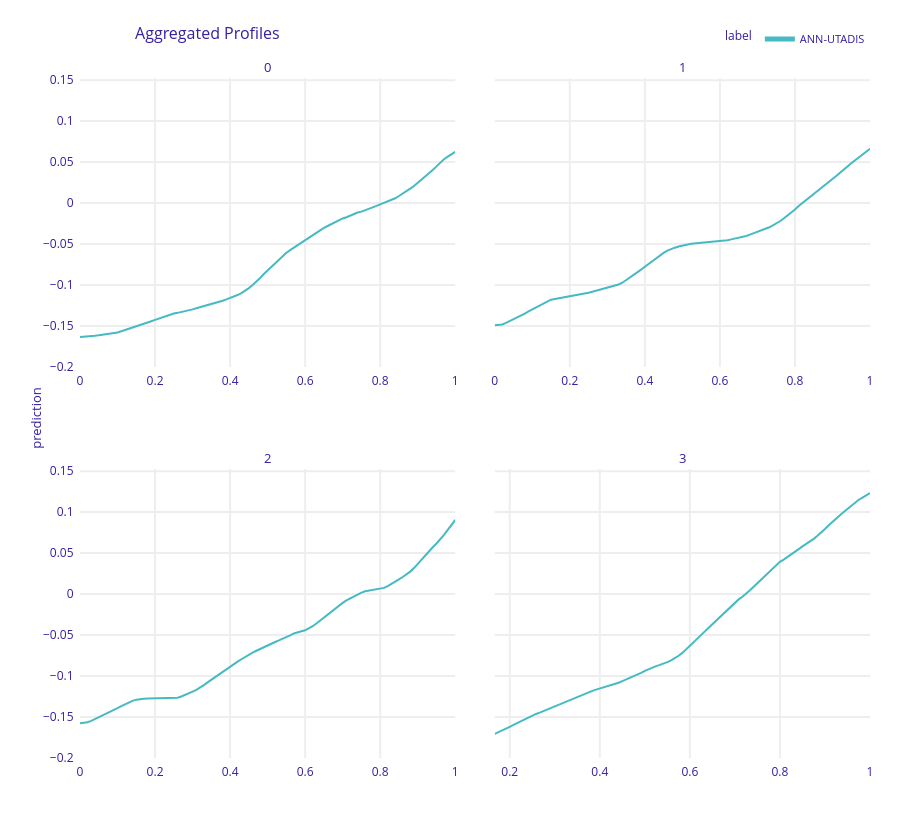

The code cell stored with this chart in its notebook:
### Markdown cell above
##### PDP dalex

### Code cell
pdp = explainer.model_profile()
pdp.plot()

### Figure 1 — Plotly figure (JSON) as saved in the notebook; plotly's stock layout.template omitted (floating-point values rounded to 4 significant figures; data arrays with more than 128 entries replaced by an {"elided": "..."} marker saying what was removed)
{"data": [{"customdata": {"elided": "101x3 mixed values"}, "hovertemplate": "<b>%{hovertext}</b><br><br>prediction=%{y:.3f}<br>mean_prediction=%{customdata[0]:.3f}<extra></extra>", "hovertext": ["ANN-UTADIS", "ANN-UTADIS", "ANN-UTADIS", "ANN-UTADIS", "ANN-UTADIS", "ANN-UTADIS", "ANN-UTADIS", "ANN-UTADIS", "ANN-UTADIS", "ANN-UTADIS", "ANN-UTADIS", "ANN-UTADIS", "ANN-UTADIS", "ANN-UTADIS", "ANN-UTADIS", "ANN-UTADIS", "ANN-UTADIS", "ANN-UTADIS", "ANN-UTADIS", "ANN-UTADIS", "ANN-UTADIS", "ANN-UTADIS", "ANN-UTADIS", "ANN-UTADIS", "ANN-UTADIS", "ANN-UTADIS", "ANN-UTADIS", "ANN-UTADIS", "ANN-UTADIS", "ANN-UTADIS", "ANN-UTADIS", "ANN-UTADIS", "ANN-UTADIS", "ANN-UTADIS", "ANN-UTADIS", "ANN-UTADIS", "ANN-UTADIS", "ANN-UTADIS", "ANN-UTADIS", "ANN-UTADIS", "ANN-UTADIS", "ANN-UTADIS", "ANN-UTADIS", "ANN-UTADIS", "ANN-UTADIS", "ANN-UTADIS", "ANN-UTADIS", "ANN-UTADIS", "ANN-UTADIS", "ANN-UTADIS", "ANN-UTADIS", "ANN-UTADIS", "ANN-UTADIS", "ANN-UTADIS", "ANN-UTADIS", "ANN-UTADIS", "ANN-UTADIS", "ANN-UTADIS", "ANN-UTADIS", "ANN-UTADIS", "ANN-UTADIS", "ANN-UTADIS", "ANN-UTADIS", "ANN-UTADIS", "ANN-UTADIS", "ANN-UTADIS", "ANN-UTADIS", "ANN-UTADIS", "ANN-UTADIS", "ANN-UTADIS", "ANN-UTADIS", "ANN-UTADIS", "ANN-UTADIS", "ANN-UTADIS", "ANN-UTADIS", "ANN-UTADIS", "ANN-UTADIS", "ANN-UTADIS", "ANN-UTADIS", "ANN-UTADIS", "ANN-UTADIS", "ANN-UTADIS", "ANN-UTADIS", "ANN-UTADIS", "ANN-UTADIS", "ANN-UTADIS", "ANN-UTADIS", "ANN-UTADIS", "ANN-UTADIS", "ANN-UTADIS", "ANN-UTADIS", "ANN-UTADIS", "ANN-UTADIS", "ANN-UTADIS", "ANN-UTADIS", "ANN-UTADIS", "ANN-UTADIS", "ANN-UTADIS", "ANN-UTADIS", "ANN-UTADIS", "ANN-UTADIS"], "legendgroup": "ANN-UTADIS", "line": {"color": "#46bac2", "dash": "solid", "width": 2}, "marker": {"symbol": "circle"}, "mode": "lines", "name": "ANN-UTADIS", "opacity": 1, "orientation": "v", "showlegend": true, "type": "scatter", "x": [0, 0.01, 0.02, 0.03, 0.04, 0.05, 0.06, 0.07, 0.08, 0.09, 0.1, 0.11, 0.12, 0.13, 0.14, 0.15, 0.16, 0.17, 0.18, 0.19, 0.2, 0.21, 0.22, 0.23, 0.24, 0.25, 0.26, 0.27, 0.28, 0.29, 0.3, 0.31, 0.32, 0.33, 0.34, 0.35, 0.36, 0.37, 0.38, 0.39, 0.4, 0.41, 0.42, 0.43, 0.44, 0.45, 0.46, 0.47, 0.48, 0.49, 0.5, 0.51, 0.52, 0.53, 0.54, 0.55, 0.56, 0.57, 0.58, 0.59, 0.6, 0.61, 0.62, 0.63, 0.64, 0.65, 0.66, 0.67, 0.68, 0.69, 0.7, 0.71, 0.72, 0.73, 0.74, 0.75, 0.76, 0.77, 0.78, 0.79, 0.8, 0.81, 0.82, 0.83, 0.84, 0.85, 0.86, 0.87, 0.88, 0.89, 0.9, 0.91, 0.92, 0.93, 0.94, 0.95, 0.96, 0.97, 0.98, 0.99, 1], "xaxis": "x3", "y": [-0.1634, -0.1632, -0.1628, -0.1623, -0.1619, -0.1613, -0.1608, -0.1603, -0.1598, -0.1592, -0.1578, -0.1564, -0.155, -0.1536, -0.1522, -0.1505, -0.1489, -0.1473, -0.1457, -0.1441, -0.1425, -0.141, -0.1393, -0.1376, -0.1359, -0.1347, -0.1339, -0.133, -0.1318, -0.1307, -0.1297, -0.1284, -0.1271, -0.126, -0.1248, -0.1234, -0.122, -0.1206, -0.1192, -0.1175, -0.1159, -0.1142, -0.1122, -0.1098, -0.1073, -0.1037, -0.0999, -0.09606, -0.09136, -0.08659, -0.08223, -0.07751, -0.07252, -0.06819, -0.06434, -0.06055, -0.05744, -0.05443, -0.05143, -0.04843, -0.045, -0.04208, -0.03912, -0.03569, -0.03274, -0.03036, -0.02797, -0.02558, -0.02319, -0.02081, -0.01879, -0.0172, -0.01523, -0.01328, -0.01146, -0.01045, -0.008939, -0.007085, -0.005231, -0.003377, -0.001523, 0.000168, 0.001838, 0.003508, 0.005883, 0.008656, 0.01144, 0.01457, 0.01769, 0.02088, 0.02462, 0.02836, 0.0321, 0.03629, 0.0405, 0.0448, 0.04918, 0.05356, 0.05659, 0.0593, 0.06245], "yaxis": "y3"}, {"customdata": {"elided": "101x3 mixed values"}, "hovertemplate": "<b>%{hovertext}</b><br><br>prediction=%{y:.3f}<br>mean_prediction=%{customdata[0]:.3f}<extra></extra>", "hovertext": ["ANN-UTADIS", "ANN-UTADIS", "ANN-UTADIS", "ANN-UTADIS", "ANN-UTADIS", "ANN-UTADIS", "ANN-UTADIS", "ANN-UTADIS", "ANN-UTADIS", "ANN-UTADIS", "ANN-UTADIS", "ANN-UTADIS", "ANN-UTADIS", "ANN-UTADIS", "ANN-UTADIS", "ANN-UTADIS", "ANN-UTADIS", "ANN-UTADIS", "ANN-UTADIS", "ANN-UTADIS", "ANN-UTADIS", "ANN-UTADIS", "ANN-UTADIS", "ANN-UTADIS", "ANN-UTADIS", "ANN-UTADIS", "ANN-UTADIS", "ANN-UTADIS", "ANN-UTADIS", "ANN-UTADIS", "ANN-UTADIS", "ANN-UTADIS", "ANN-UTADIS", "ANN-UTADIS", "ANN-UTADIS", "ANN-UTADIS", "ANN-UTADIS", "ANN-UTADIS", "ANN-UTADIS", "ANN-UTADIS", "ANN-UTADIS", "ANN-UTADIS", "ANN-UTADIS", "ANN-UTADIS", "ANN-UTADIS", "ANN-UTADIS", "ANN-UTADIS", "ANN-UTADIS", "ANN-UTADIS", "ANN-UTADIS", "ANN-UTADIS", "ANN-UTADIS", "ANN-UTADIS", "ANN-UTADIS", "ANN-UTADIS", "ANN-UTADIS", "ANN-UTADIS", "ANN-UTADIS", "ANN-UTADIS", "ANN-UTADIS", "ANN-UTADIS", "ANN-UTADIS", "ANN-UTADIS", "ANN-UTADIS", "ANN-UTADIS", "ANN-UTADIS", "ANN-UTADIS", "ANN-UTADIS", "ANN-UTADIS", "ANN-UTADIS", "ANN-UTADIS", "ANN-UTADIS", "ANN-UTADIS", "ANN-UTADIS", "ANN-UTADIS", "ANN-UTADIS", "ANN-UTADIS", "ANN-UTADIS", "ANN-UTADIS", "ANN-UTADIS", "ANN-UTADIS", "ANN-UTADIS", "ANN-UTADIS", "ANN-UTADIS", "ANN-UTADIS", "ANN-UTADIS", "ANN-UTADIS", "ANN-UTADIS", "ANN-UTADIS", "ANN-UTADIS", "ANN-UTADIS", "ANN-UTADIS", "ANN-UTADIS", "ANN-UTADIS", "ANN-UTADIS", "ANN-UTADIS", "ANN-UTADIS", "ANN-UTADIS", "ANN-UTADIS", "ANN-UTADIS", "ANN-UTADIS"], "legendgroup": "ANN-UTADIS", "line": {"color": "#46bac2", "dash": "solid", "width": 2}, "marker": {"symbol": "circle"}, "mode": "lines", "name": "ANN-UTADIS", "opacity": 1, "orientation": "v", "showlegend": false, "type": "scatter", "x": [0, 0.01, 0.02, 0.03, 0.04, 0.05, 0.06, 0.07, 0.08, 0.09, 0.1, 0.11, 0.12, 0.13, 0.14, 0.15, 0.16, 0.17, 0.18, 0.19, 0.2, 0.21, 0.22, 0.23, 0.24, 0.25, 0.26, 0.27, 0.28, 0.29, 0.3, 0.31, 0.32, 0.33, 0.34, 0.35, 0.36, 0.37, 0.38, 0.39, 0.4, 0.41, 0.42, 0.43, 0.44, 0.45, 0.46, 0.47, 0.48, 0.49, 0.5, 0.51, 0.52, 0.53, 0.54, 0.55, 0.56, 0.57, 0.58, 0.59, 0.6, 0.61, 0.62, 0.63, 0.64, 0.65, 0.66, 0.67, 0.68, 0.69, 0.7, 0.71, 0.72, 0.73, 0.74, 0.75, 0.76, 0.77, 0.78, 0.79, 0.8, 0.81, 0.82, 0.83, 0.84, 0.85, 0.86, 0.87, 0.88, 0.89, 0.9, 0.91, 0.92, 0.93, 0.94, 0.95, 0.96, 0.97, 0.98, 0.99, 1], "xaxis": "x4", "y": [-0.149, -0.1489, -0.1481, -0.1461, -0.144, -0.142, -0.1397, -0.1373, -0.1348, -0.1322, -0.1297, -0.1271, -0.1245, -0.122, -0.1195, -0.1179, -0.1169, -0.1161, -0.1154, -0.1147, -0.114, -0.1133, -0.1124, -0.1114, -0.1105, -0.1093, -0.1081, -0.1069, -0.1057, -0.1044, -0.1032, -0.102, -0.1008, -0.09934, -0.09713, -0.09413, -0.09108, -0.08803, -0.08497, -0.08118, -0.07775, -0.07427, -0.0708, -0.06732, -0.06399, -0.06083, -0.05804, -0.05601, -0.05442, -0.05298, -0.05167, -0.05041, -0.0498, -0.04917, -0.04881, -0.04846, -0.04811, -0.04776, -0.04741, -0.04711, -0.04682, -0.04617, -0.04522, -0.04429, -0.04336, -0.04243, -0.0415, -0.04009, -0.03846, -0.03683, -0.03519, -0.03356, -0.03195, -0.02983, -0.02748, -0.02515, -0.02215, -0.01874, -0.01532, -0.01163, -0.007728, -0.003456, 0.0001761, 0.003138, 0.006535, 0.01025, 0.01396, 0.01767, 0.02138, 0.0251, 0.02881, 0.03296, 0.03694, 0.04034, 0.04452, 0.04854, 0.05233, 0.05612, 0.05975, 0.06306, 0.06636], "yaxis": "y4"}, {"customdata": {"elided": "101x3 mixed values"}, "hovertemplate": "<b>%{hovertext}</b><br><br>prediction=%{y:.3f}<br>mean_prediction=%{customdata[0]:.3f}<extra></extra>", "hovertext": ["ANN-UTADIS", "ANN-UTADIS", "ANN-UTADIS", "ANN-UTADIS", "ANN-UTADIS", "ANN-UTADIS", "ANN-UTADIS", "ANN-UTADIS", "ANN-UTADIS", "ANN-UTADIS", "ANN-UTADIS", "ANN-UTADIS", "ANN-UTADIS", "ANN-UTADIS", "ANN-UTADIS", "ANN-UTADIS", "ANN-UTADIS", "ANN-UTADIS", "ANN-UTADIS", "ANN-UTADIS", "ANN-UTADIS", "ANN-UTADIS", "ANN-UTADIS", "ANN-UTADIS", "ANN-UTADIS", "ANN-UTADIS", "ANN-UTADIS", "ANN-UTADIS", "ANN-UTADIS", "ANN-UTADIS", "ANN-UTADIS", "ANN-UTADIS", "ANN-UTADIS", "ANN-UTADIS", "ANN-UTADIS", "ANN-UTADIS", "ANN-UTADIS", "ANN-UTADIS", "ANN-UTADIS", "ANN-UTADIS", "ANN-UTADIS", "ANN-UTADIS", "ANN-UTADIS", "ANN-UTADIS", "ANN-UTADIS", "ANN-UTADIS", "ANN-UTADIS", "ANN-UTADIS", "ANN-UTADIS", "ANN-UTADIS", "ANN-UTADIS", "ANN-UTADIS", "ANN-UTADIS", "ANN-UTADIS", "ANN-UTADIS", "ANN-UTADIS", "ANN-UTADIS", "ANN-UTADIS", "ANN-UTADIS", "ANN-UTADIS", "ANN-UTADIS", "ANN-UTADIS", "ANN-UTADIS", "ANN-UTADIS", "ANN-UTADIS", "ANN-UTADIS", "ANN-UTADIS", "ANN-UTADIS", "ANN-UTADIS", "ANN-UTADIS", "ANN-UTADIS", "ANN-UTADIS", "ANN-UTADIS", "ANN-UTADIS", "ANN-UTADIS", "ANN-UTADIS", "ANN-UTADIS", "ANN-UTADIS", "ANN-UTADIS", "ANN-UTADIS", "ANN-UTADIS", "ANN-UTADIS", "ANN-UTADIS", "ANN-UTADIS", "ANN-UTADIS", "ANN-UTADIS", "ANN-UTADIS", "ANN-UTADIS", "ANN-UTADIS", "ANN-UTADIS", "ANN-UTADIS", "ANN-UTADIS", "ANN-UTADIS", "ANN-UTADIS", "ANN-UTADIS", "ANN-UTADIS", "ANN-UTADIS", "ANN-UTADIS", "ANN-UTADIS", "ANN-UTADIS", "ANN-UTADIS"], "legendgroup": "ANN-UTADIS", "line": {"color": "#46bac2", "dash": "solid", "width": 2}, "marker": {"symbol": "circle"}, "mode": "lines", "name": "ANN-UTADIS", "opacity": 1, "orientation": "v", "showlegend": false, "type": "scatter", "x": [0, 0.01, 0.02, 0.03, 0.04, 0.05, 0.06, 0.07, 0.08, 0.09, 0.1, 0.11, 0.12, 0.13, 0.14, 0.15, 0.16, 0.17, 0.18, 0.19, 0.2, 0.21, 0.22, 0.23, 0.24, 0.25, 0.26, 0.27, 0.28, 0.29, 0.3, 0.31, 0.32, 0.33, 0.34, 0.35, 0.36, 0.37, 0.38, 0.39, 0.4, 0.41, 0.42, 0.43, 0.44, 0.45, 0.46, 0.47, 0.48, 0.49, 0.5, 0.51, 0.52, 0.53, 0.54, 0.55, 0.56, 0.57, 0.58, 0.59, 0.6, 0.61, 0.62, 0.63, 0.64, 0.65, 0.66, 0.67, 0.68, 0.69, 0.7, 0.71, 0.72, 0.73, 0.74, 0.75, 0.76, 0.77, 0.78, 0.79, 0.8, 0.81, 0.82, 0.83, 0.84, 0.85, 0.86, 0.87, 0.88, 0.89, 0.9, 0.91, 0.92, 0.93, 0.94, 0.95, 0.96, 0.97, 0.98, 0.99, 1], "xaxis": "x", "y": [-0.1577, -0.1573, -0.1563, -0.1547, -0.1525, -0.1504, -0.1481, -0.1459, -0.1436, -0.1414, -0.1391, -0.1366, -0.1342, -0.1319, -0.1302, -0.1288, -0.1279, -0.1276, -0.1274, -0.1272, -0.127, -0.1268, -0.1267, -0.1266, -0.1266, -0.1265, -0.1264, -0.1249, -0.1233, -0.1212, -0.119, -0.1169, -0.1143, -0.111, -0.1078, -0.1045, -0.1013, -0.09799, -0.09468, -0.09121, -0.08811, -0.08529, -0.08239, -0.07949, -0.07659, -0.07394, -0.07144, -0.06913, -0.06682, -0.0645, -0.06231, -0.06039, -0.05847, -0.05656, -0.0547, -0.05262, -0.05032, -0.048, -0.04639, -0.04543, -0.04415, -0.04209, -0.03923, -0.0358, -0.03212, -0.02829, -0.02466, -0.02107, -0.01748, -0.01403, -0.01068, -0.007794, -0.005184, -0.002777, -0.0004022, 0.001717, 0.003408, 0.004287, 0.004987, 0.005809, 0.006631, 0.00754, 0.009716, 0.0122, 0.01482, 0.01786, 0.02089, 0.02392, 0.02743, 0.03171, 0.03688, 0.04245, 0.04779, 0.05245, 0.0571, 0.06176, 0.06651, 0.07226, 0.07831, 0.08437, 0.09042], "yaxis": "y"}, {"customdata": {"elided": "101x3 mixed values"}, "hovertemplate": "<b>%{hovertext}</b><br><br>prediction=%{y:.3f}<br>mean_prediction=%{customdata[0]:.3f}<extra></extra>", "hovertext": ["ANN-UTADIS", "ANN-UTADIS", "ANN-UTADIS", "ANN-UTADIS", "ANN-UTADIS", "ANN-UTADIS", "ANN-UTADIS", "ANN-UTADIS", "ANN-UTADIS", "ANN-UTADIS", "ANN-UTADIS", "ANN-UTADIS", "ANN-UTADIS", "ANN-UTADIS", "ANN-UTADIS", "ANN-UTADIS", "ANN-UTADIS", "ANN-UTADIS", "ANN-UTADIS", "ANN-UTADIS", "ANN-UTADIS", "ANN-UTADIS", "ANN-UTADIS", "ANN-UTADIS", "ANN-UTADIS", "ANN-UTADIS", "ANN-UTADIS", "ANN-UTADIS", "ANN-UTADIS", "ANN-UTADIS", "ANN-UTADIS", "ANN-UTADIS", "ANN-UTADIS", "ANN-UTADIS", "ANN-UTADIS", "ANN-UTADIS", "ANN-UTADIS", "ANN-UTADIS", "ANN-UTADIS", "ANN-UTADIS", "ANN-UTADIS", "ANN-UTADIS", "ANN-UTADIS", "ANN-UTADIS", "ANN-UTADIS", "ANN-UTADIS", "ANN-UTADIS", "ANN-UTADIS", "ANN-UTADIS", "ANN-UTADIS", "ANN-UTADIS", "ANN-UTADIS", "ANN-UTADIS", "ANN-UTADIS", "ANN-UTADIS", "ANN-UTADIS", "ANN-UTADIS", "ANN-UTADIS", "ANN-UTADIS", "ANN-UTADIS", "ANN-UTADIS", "ANN-UTADIS", "ANN-UTADIS", "ANN-UTADIS", "ANN-UTADIS", "ANN-UTADIS", "ANN-UTADIS", "ANN-UTADIS", "ANN-UTADIS", "ANN-UTADIS", "ANN-UTADIS", "ANN-UTADIS", "ANN-UTADIS", "ANN-UTADIS", "ANN-UTADIS", "ANN-UTADIS", "ANN-UTADIS", "ANN-UTADIS", "ANN-UTADIS", "ANN-UTADIS", "ANN-UTADIS", "ANN-UTADIS", "ANN-UTADIS", "ANN-UTADIS", "ANN-UTADIS", "ANN-UTADIS", "ANN-UTADIS", "ANN-UTADIS", "ANN-UTADIS", "ANN-UTADIS", "ANN-UTADIS", "ANN-UTADIS", "ANN-UTADIS", "ANN-UTADIS", "ANN-UTADIS", "ANN-UTADIS", "ANN-UTADIS", "ANN-UTADIS", "ANN-UTADIS", "ANN-UTADIS", "ANN-UTADIS"], "legendgroup": "ANN-UTADIS", "line": {"color": "#46bac2", "dash": "solid", "width": 2}, "marker": {"symbol": "circle"}, "mode": "lines", "name": "ANN-UTADIS", "opacity": 1, "orientation": "v", "showlegend": false, "type": "scatter", "x": [0.1667, 0.175, 0.1833, 0.1917, 0.2, 0.2083, 0.2167, 0.225, 0.2333, 0.2417, 0.25, 0.2583, 0.2667, 0.275, 0.2833, 0.2917, 0.3, 0.3083, 0.3167, 0.325, 0.3333, 0.3417, 0.35, 0.3583, 0.3667, 0.375, 0.3833, 0.3917, 0.4, 0.4083, 0.4167, 0.425, 0.4333, 0.4417, 0.45, 0.4583, 0.4667, 0.475, 0.4833, 0.4917, 0.5, 0.5083, 0.5167, 0.525, 0.5333, 0.5417, 0.55, 0.5583, 0.5667, 0.575, 0.5833, 0.5917, 0.6, 0.6083, 0.6167, 0.625, 0.6333, 0.6417, 0.65, 0.6583, 0.6667, 0.675, 0.6833, 0.6917, 0.7, 0.7083, 0.7167, 0.725, 0.7333, 0.7417, 0.75, 0.7583, 0.7667, 0.775, 0.7833, 0.7917, 0.8, 0.8083, 0.8167, 0.825, 0.8333, 0.8417, 0.85, 0.8583, 0.8667, 0.875, 0.8833, 0.8917, 0.9, 0.9083, 0.9167, 0.925, 0.9333, 0.9417, 0.95, 0.9583, 0.9667, 0.975, 0.9833, 0.9917, 1], "xaxis": "x2", "y": [-0.1706, -0.1687, -0.1666, -0.1643, -0.162, -0.1597, -0.1573, -0.155, -0.1527, -0.1504, -0.1481, -0.1462, -0.1446, -0.1427, -0.1406, -0.1385, -0.1364, -0.1345, -0.1327, -0.1309, -0.1291, -0.1272, -0.1254, -0.1236, -0.1218, -0.1199, -0.1181, -0.1165, -0.1152, -0.1142, -0.1128, -0.1113, -0.1098, -0.1082, -0.1063, -0.1042, -0.1025, -0.1008, -0.09845, -0.09606, -0.09367, -0.09153, -0.08969, -0.08785, -0.08637, -0.08507, -0.08303, -0.08085, -0.07823, -0.0752, -0.07177, -0.06756, -0.06315, -0.05873, -0.05432, -0.0499, -0.04549, -0.04107, -0.03666, -0.03224, -0.02831, -0.02455, -0.02006, -0.0149, -0.0104, -0.006486, -0.003239, 0.0003563, 0.004601, 0.009043, 0.01348, 0.01793, 0.02215, 0.0263, 0.03074, 0.03521, 0.03934, 0.04202, 0.04511, 0.04802, 0.05094, 0.05489, 0.05824, 0.06118, 0.06411, 0.06739, 0.07113, 0.07486, 0.07939, 0.08397, 0.08839, 0.09231, 0.09624, 0.1002, 0.1041, 0.108, 0.1116, 0.1151, 0.1176, 0.1202, 0.1232], "yaxis": "y2"}], "layout": {"annotations": [{"font": {"size": 13}, "showarrow": false, "text": "2", "x": 0.2375, "xanchor": "center", "xref": "paper", "y": 0.425, "yanchor": "bottom", "yref": "paper"}, {"font": {"size": 13}, "showarrow": false, "text": "3", "x": 0.7625, "xanchor": "center", "xref": "paper", "y": 0.425, "yanchor": "bottom", "yref": "paper"}, {"font": {"size": 13}, "showarrow": false, "text": "0", "x": 0.2375, "xanchor": "center", "xref": "paper", "y": 1, "yanchor": "bottom", "yref": "paper"}, {"font": {"size": 13}, "showarrow": false, "text": "1", "x": 0.7625, "xanchor": "center", "xref": "paper", "y": 1, "yanchor": "bottom", "yref": "paper"}, {"font": {"size": 13}, "showarrow": false, "text": "prediction", "textangle": -90, "x": -0.07, "xref": "paper", "y": 0.5, "yref": "paper"}], "font": {"color": "#371ea3"}, "height": 829, "hovermode": "x unified", "legend": {"font": {"size": 11}, "itemsizing": "constant", "orientation": "h", "title": {"font": {"size": 12}, "text": "label"}, "tracegroupgap": 0, "x": 1, "xanchor": "right", "y": 1.036, "yanchor": "bottom"}, "margin": {"b": 71, "r": 30, "t": 78}, "title": {"font": {"size": 16}, "text": "Aggregated Profiles", "x": 0.15}, "xaxis": {"anchor": "y", "automargin": true, "domain": [0, 0.475], "fixedrange": true, "gridwidth": 2, "showticklabels": true, "tickcolor": "white", "ticklen": 3, "ticks": "outside", "title": {"text": ""}, "type": "linear", "zeroline": false}, "xaxis2": {"anchor": "y2", "automargin": true, "domain": [0.525, 1], "fixedrange": true, "gridwidth": 2, "showticklabels": true, "tickcolor": "white", "ticklen": 3, "ticks": "outside", "title": {"text": ""}, "type": "linear", "zeroline": false}, "xaxis3": {"anchor": "y3", "automargin": true, "domain": [0, 0.475], "fixedrange": true, "gridwidth": 2, "showticklabels": true, "tickcolor": "white", "ticklen": 3, "ticks": "outside", "title": {"text": ""}, "type": "linear", "zeroline": false}, "xaxis4": {"anchor": "y4", "automargin": true, "domain": [0.525, 1], "fixedrange": true, "gridwidth": 2, "showticklabels": true, "tickcolor": "white", "ticklen": 3, "ticks": "outside", "title": {"text": ""}, "type": "linear", "zeroline": false}, "yaxis": {"anchor": "x", "automargin": true, "domain": [0, 0.425], "fixedrange": true, "gridwidth": 2, "range": [-0.2, 0.1526], "tickcolor": "white", "ticklen": 3, "ticks": "outside", "title": {"text": ""}, "type": "linear", "zeroline": false}, "yaxis2": {"anchor": "x2", "automargin": true, "domain": [0, 0.425], "fixedrange": true, "gridwidth": 2, "matches": "y", "showticklabels": false, "tickcolor": "white", "ticklen": 3, "ticks": "outside", "title": {"text": ""}, "type": "linear", "zeroline": false}, "yaxis3": {"anchor": "x3", "automargin": true, "domain": [0.575, 1], "fixedrange": true, "gridwidth": 2, "matches": "y", "range": [-0.2, 0.1526], "tickcolor": "white", "ticklen": 3, "ticks": "outside", "title": {"text": ""}, "type": "linear", "zeroline": false}, "yaxis4": {"anchor": "x4", "automargin": true, "domain": [0.575, 1], "fixedrange": true, "gridwidth": 2, "matches": "y", "showticklabels": false, "tickcolor": "white", "ticklen": 3, "ticks": "outside", "title": {"text": ""}, "type": "linear", "zeroline": false}}}
